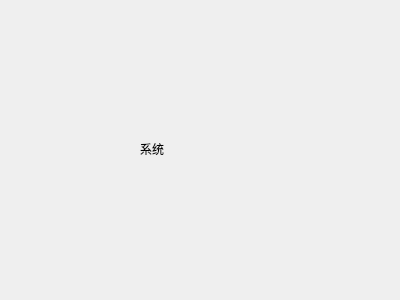
<?xml version="1.0" encoding="UTF-8"?>
<ui version="4.0">
 <class>systemparamwidget</class>
 <widget class="QWidget" name="systemparamwidget">
  <property name="geometry">
   <rect>
    <x>0</x>
    <y>0</y>
    <width>400</width>
    <height>300</height>
   </rect>
  </property>
  <property name="windowTitle">
   <string>系统参数</string>
  </property>
  <widget class="QLabel" name="label">
   <property name="geometry">
    <rect>
     <x>140</x>
     <y>140</y>
     <width>67</width>
     <height>17</height>
    </rect>
   </property>
   <property name="text">
    <string>系统</string>
   </property>
  </widget>
 </widget>
 <resources/>
 <connections/>
</ui>
